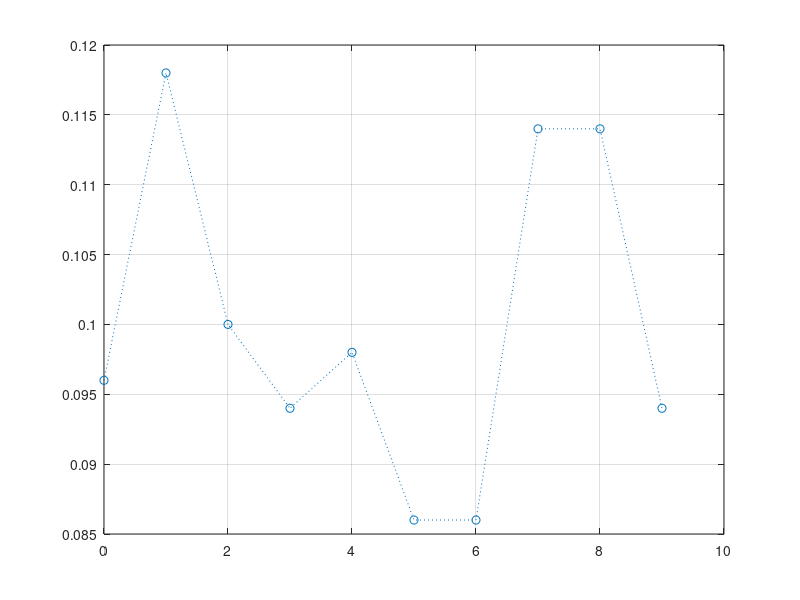

Write MATLAB code to recreate this figure.
disp("Tugas 3\n");

length = 500;

function num = generate()
    num = floor(rand(1,1)*10);
    return;
end

generated = [];

for i = 1:length
    generated = [generated generate()];
end

disp("\nHasil Generate Angka antara 0-9");
disp(generated);

t = 0:9;
h = hist(generated, t);

disp("\PDF");
p = h / sum(h);
plot(t,p,'o:'), grid;
